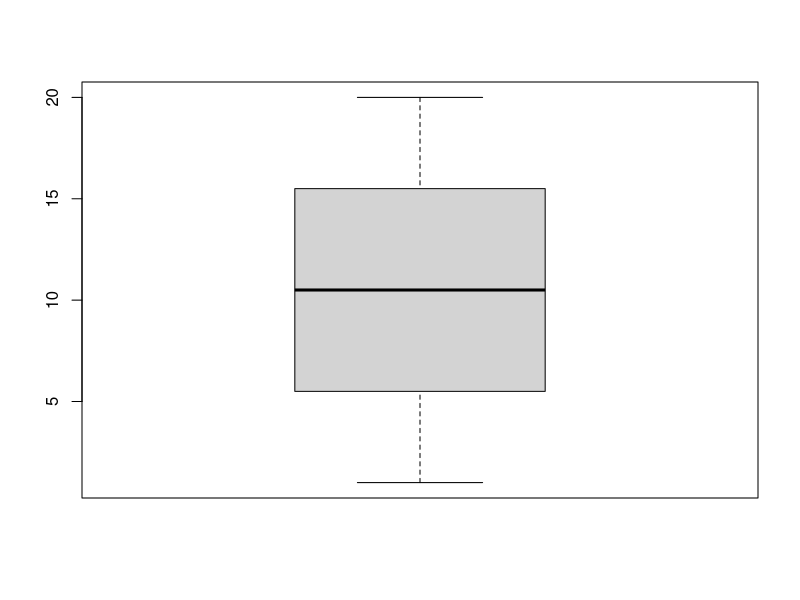
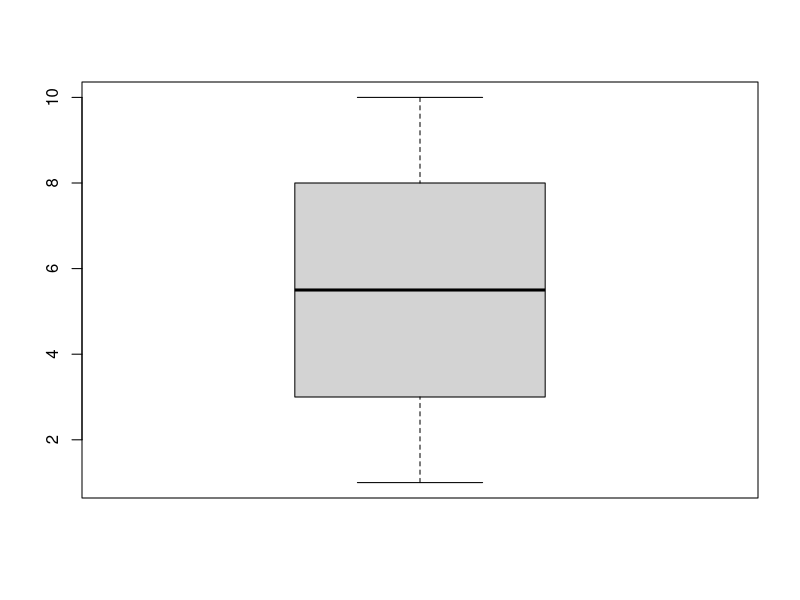
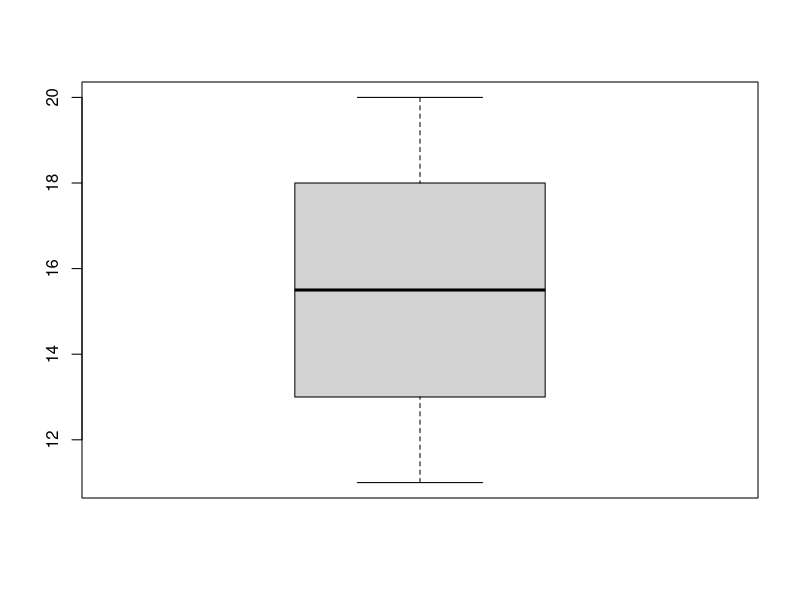
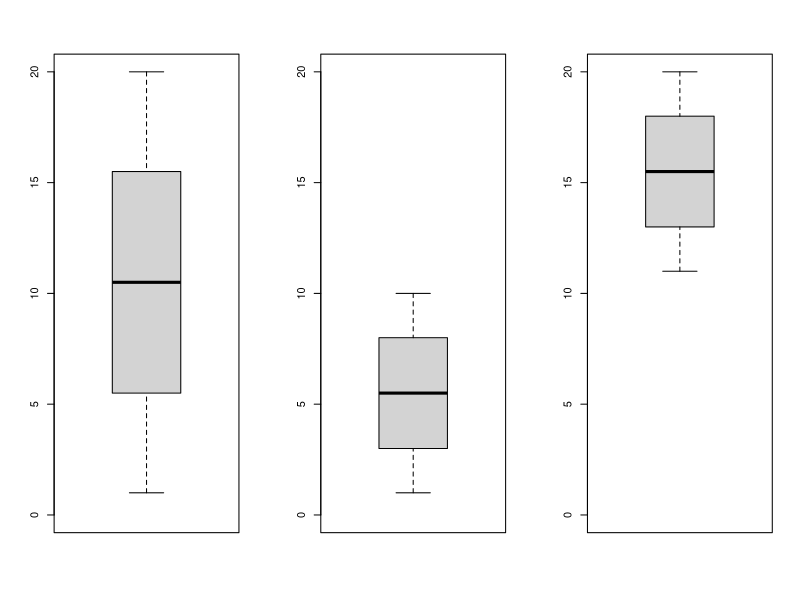
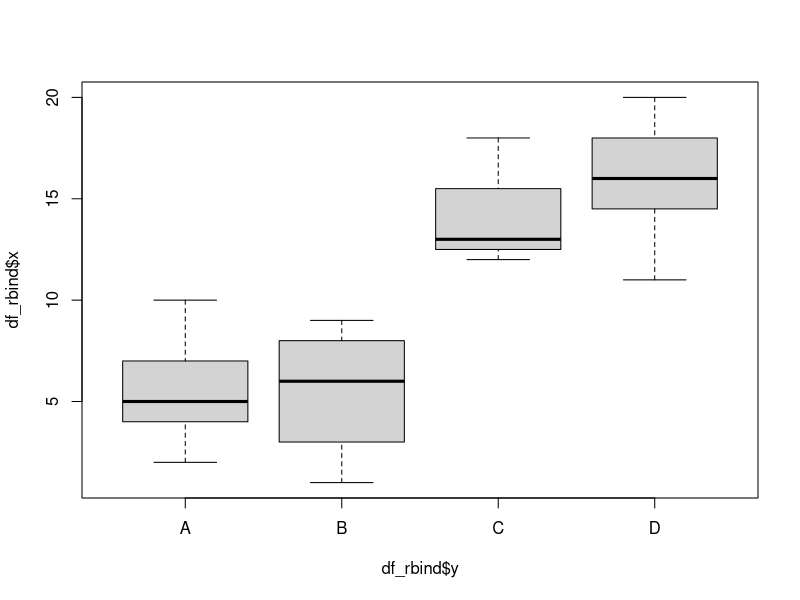
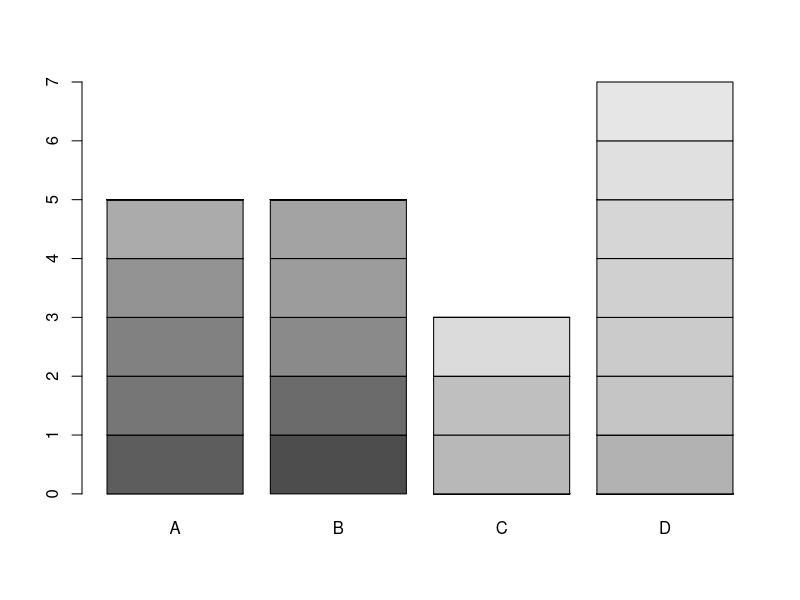
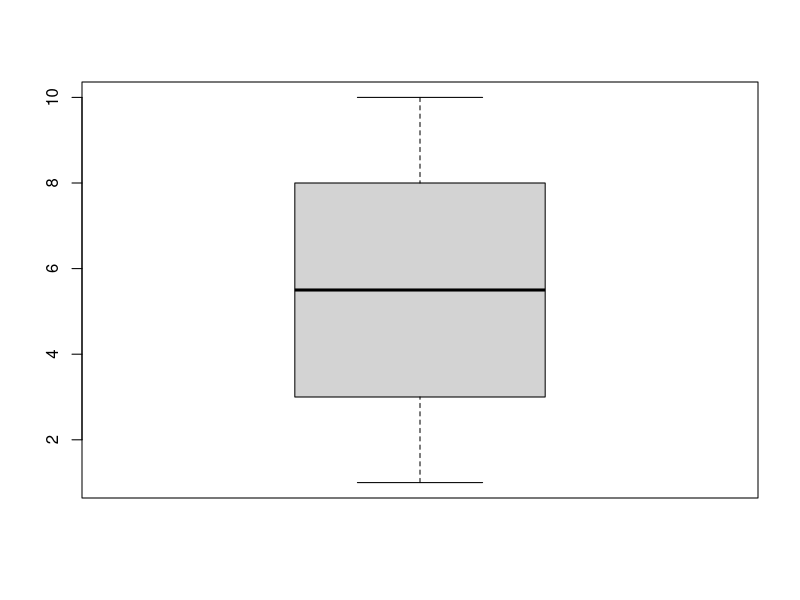
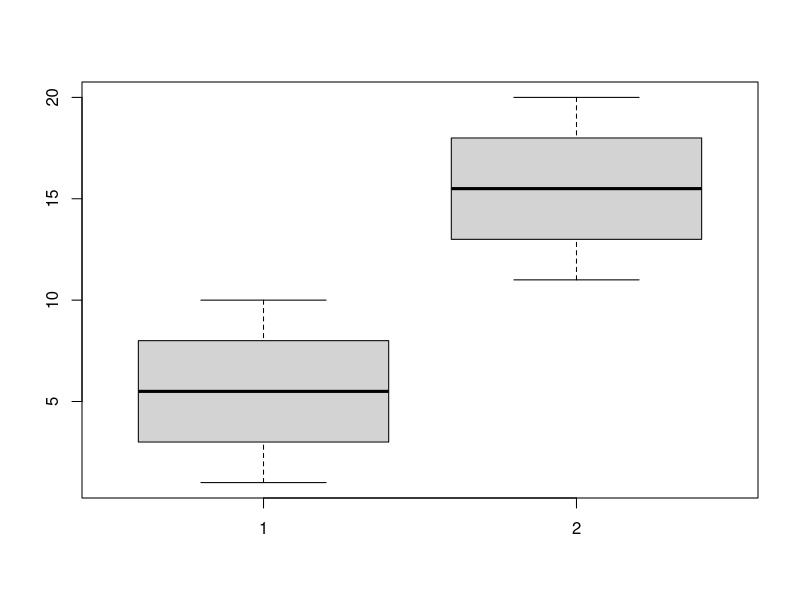

Source code (R) for these figures, in order: (Note: this script raises an error after producing the figures.)
#########################
### rbind() e cbind() ###
#########################

# creiamo due dataframe
df1 <- data.frame(x = 1:10, y = sample(c("A","B"), 10, replace = T))
df2 <- data.frame(x = 11:20, y = sample(c("C", "D"), 10, replace = T))

# struttura dei due dataframe
str(df1)
str(df2)

# uniamo i dataframe per riga
df_rbind <- rbind(df1, df2)
# uniamo i dataframe per colonna
df_cbind <- cbind(df1, df2)
head(df_cbind, 5)

# plot della colonna x nel dataframe unito
# e nei due dataframe originali
boxplot(df_rbind$x)
boxplot(df1$x)
boxplot(df2$x)

# plot della colonna x nei tre dataframe
# specificando gli estremi dell'asse y
# per mettere tutti i dati su degli assi di riferimento uguali
# dividiamo la finestra grafica in tre riquadri
par(mfrow = c(1, 3))
boxplot(df_rbind$x, ylim = c(0,20))
boxplot(df1$x, ylim = c(0,20))
boxplot(df2$x, ylim = c(0,20))

#
# riportiamo la finestra grafica a un riquadro
par(mfrow = c(1, 1))
# boxplot dei valori della colonna x del dataframe df_rbind
# rispetto ai valori della colonna y
boxplot(df_rbind$x ~ df_rbind$y)

# tabella di contingenza di df_rbind
table(df_rbind)
# barplot
barplot(table(df_rbind))

# boxplot della colonna x di df_cbind
# la seconda colonna 'x' viene ignorata
# perchè ci sono due colonne con lo stesso nome
boxplot(df_cbind$x)
# rinominiamo le colonne del dataframe
names(df_cbind) <- c("x", "y", "z", "w")
names(df_cbind)
# boxplot della colonna x e colonna z affiancate
boxplot(df_cbind$x, df_cbind$z)

# barplot della colonna x colorato in rosso
barplot(df_rbind$x, col = "red")

# coloriamo in rosso i valori che appartenevano
# a df1 (valori da 1 a 10), e in blu quelli che 
# appartenevano a df2 (da 11 a 20).
# selezioniamo gli indici delle righe di df_rbind con valori
# nella colonna x <= 10
condizione <- which(df_rbind$x <= 10)
# creiamo una nuova colonna 'color' in df_rbind
# estraiamo le righe corrispondenti agli indici selezionati
# (sono nella variabile 'condizione') e assegniamo il valore
# "red" alla nuova colonna
df_rbind$color[condizione] <- "red"
head(df_rbind)
# stessa cosa ma per i valori della colonna x > 10
condizione <- which(df_rbind$x > 10)
df_rbind$color[condizione] <- "blue"
str(df_rbind)

# barplot dei valori di 'x' in df_rbind
# il colore della barre, per ciascuna barra, è preso dalla colonna
# 'color' in df_rbind
barplot(df_rbind$x, col = df_rbind$color)

########
## NA ##
########

# Creiamo un vettore con un NA
x <- c(1,2,3,NA)
sum(x) # se c'è un NA la somma viene NA
sum(x, na.rm = TRUE) # opzione per escludere i valori NA
                      # dal calolo della somma

# Mettiamo un 0 al posto dell'NA e ricalcoliamo la somma
x[4] <- 0
x
sum(x)

# Mettiamo tutti NA in ogni colonna delle righe
# 3, 5, 15 e 20 del dataframe iris
iris[c(3,5,15,20),] <- NA
summary(iris) # summary ci dice quanti NA ci sono per ogni colonna

# sintassi di apply()
# X: dataset su cui lavorare
# MARGIN: 1 -> la funzione viene applicata su ogni riga
#         2 -> la funzione viene applicata su ogni colonna
# FUN: la funzione da applilcare
# apply(X, MARGIN, FUN)

## Togliere le righe con NA dal dataframe iris
# 1. Metodo "esteso" che sfrutta la funzione apply()
# (non comodo da usare, utile solo per capire il
# funzionamento di apply() )
# funzione apply() per trovare le righe di iris dove ci sono NA
iris[which(apply(iris, 1, function(x) any(is.na(x)))), ]

# applico la funzione apply() sul dataframe iris (X),
# su ogni riga (MARGIN = 1), e applico la funzione 
# any(is.na) che mi controlla per ogni riga se c'è un NA.
# ogni riga del dataframe è indicata con la 'x' nella funzione.
# salvo tutto nella variabile condizione
condizione <- apply(X = iris, MARGIN = 1, 
                    FUN = function(x) any(is.na(x)))

# estraggo dal dataframe le righe che rispettano la condizione (ovvero che 
# contengono NA) usando which()
iris[which(condizione), ]

# dimensione (righe colonne) del dataframe iris
dim(iris)

# Tolgo le righe che rispettano la condizione fatta prima
# (ovvero che contengono NA)
# Per togliere va usato il " - "
# Risalvo il dataframe in una nuova variabile 'iris_subset'
iris_subset <- iris[-(which(condizione)), ]

# controllo le dimensioni del nuovo dataframe e 
# se ci sono ancora NA
dim(iris_subset)
summary(iris_subset)

# 2. Metodo più rapido
iris_subset2 <- na.omit(iris)
dim(iris_subset2)

#####################################
## REGOLA GENERALE PER USARE WHICH ##
#####################################
# 1. Definire una condizione di selezione con 
# >, <, == ecc... e gli operatori booleani &, | o !, 
# che ci restituisca una serie di TRUE o FALSE
# es. condizione <- ....
# 2. usare which() per estrarre gli indici delle righe che
# rispettano la condizione
# es. indici_estratti <- which(condizione)
# 3. uso gli indici per estrarre da un dataframe le righe
# che rispettano una condizione
# es. iris[which(condizione)]


####
# Ricaricare il dataframe iris
data(iris)
str(iris)
# Togliere la colonna 'Species' da iris
# metodo 1 (tramite indici)
iris_nosp <- iris[ , 1:4]
str(iris_nosp)
# metodo 2 (tramite la funzione subset)
iris_nosp2 <- subset(iris, select = -Species)
str(iris_nosp2)

# somma di tutti i valori per colonna
colSums(iris_nosp2)
# somma di tutti i valori per riga
rowSums(iris_nosp2)

## Trovare la media per specie della lunghezza dei petali ##
## Media per la specie "setosa"
# estraiamo tutte le righe della specie "setosa"
condizione <- iris$Species == "setosa"
df_setosa <- iris[which(condizione), ]
# calcoliamo la media della colonna Petal.Length
# solo per queste righe estratte e la salviamo in
# una variabile
avg_setosa_PL <- mean(df_setosa$Petal.Length)

# stessa cosa per le altre due specie
condizione <- iris$Species == "versicolor"
df_vers <- iris[which(condizione), ]
avg_vers_PL <- mean(df_vers$Petal.Length)

condizione <- iris$Species == "virginica"
df_virg <- iris[which(condizione), ]
avg_virg_PL <- mean(df_virg$Petal.Length)

avg_setosa_PL
avg_vers_PL
avg_virg_PL

# creiamo un vettore con tutte le medie
averages_PL <- c(avg_setosa_PL, avg_vers_PL, avg_virg_PL)
averages_PL
# plot delle medie come punti
plot(averages_PL)

# creiamo un dataframe con i valori delle medie
# e con l'indicazione della rispettiva specie
# e dei colori da assegnare a ciascuna specie
df_averages <- data.frame(specie = c("SET", "VER", "VIR"), 
                          avg = averages_PL, 
                          colori = c("red","blue","green"))
df_averages
# barplot del dataframe appena creato, colorato per specie
barplot(df_averages$avg, col = df_averages$colori)
# diamo un titolo al grafico
barplot(df_averages$avg, col = df_averages$colori, 
        main = "Medie")
# assegniamo i nomi degli assi x per ogni barra
barplot(df_averages$avg, col = df_averages$colori, 
        main = "Medie", names.arg = df_averages$specie)

# assegniamo una legenda al grafico
# posizione in alto a sinistra (topleft)
# i valori da scrivere nella legenda sono i nomi delle specie (legend = )
# il colore dei simboli nella legenda sono nella colonna 'colori' (fill = )
# cex controlla la dimensione del testo nella legenda
legend("topleft", legend = df_averages$specie,
       fill = df_averages$colori, cex = 0.5)
?legend()

# stessa cosa ma con uno scatterplot
plot(df_averages$avg, col = df_averages$colori, pch = 19)
legend("topleft", legend = df_averages$specie,
       fill = df_averages$colori, cex = 0.6)

#####################
# quantili, mediane #
#####################

boxplot(iris$Sepal.Length)
# calcoliamo quantili e mediane
# di default ogni 25% dei dati
# valori che dividono la distribuzione 4 parti ogni 25%
q <- quantile(iris$Sepal.Length)
q
# Tracciamo sul grafico delle linee orizzontali che dividono
# i dati in base ai quantili (estraimo i quantili dal vettore 'q')
# lty = 2 fa una linea tratteggiata
# lwd = 2 aumenta lo spessore della linea
abline(h = q[1], col = "blue", lty = 2, lwd = 2)
abline(h = q[2], col = "blue", lty = 2, lwd = 2)
abline(h = q[3], col = "blue", lty = 2, lwd = 2)
abline(h = q[4], col = "blue", lty = 2, lwd = 2)
abline(h = q[5], col = "blue", lty = 2, lwd = 2)

# facciamo un istogramma dei valori di Sepal.Length
hist(iris$Sepal.Length, breaks = 20)
# plottiamo delle linee verticali in corrispondenza del
# quantile al 25%, mediana e quantile al 75% per delimitare
# la distribuzione dei dati
abline(v = q[2], col = "red", lty = 2, lwd = 2)
abline(v = q[3], col = "red", lty = 2, lwd = 2)
abline(v = q[4], col = "red", lty = 2, lwd = 2)
q
